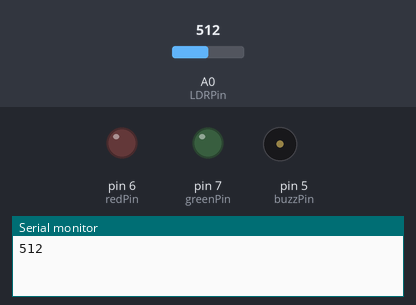
The sketch below on a simulated Arduino Uno, built with avr-gcc and run on an emulated ATmega328P. Shown: output pins drawn as LEDs (lit = HIGH), buzzer (waves = sounding, pin HIGH), the last lines printed to the serial monitor. Inputs (shaded band) come from the test bench; at power-on: A0 (LDRPin) = 512.

Above: at 0.12 s.
At 1.2 s:
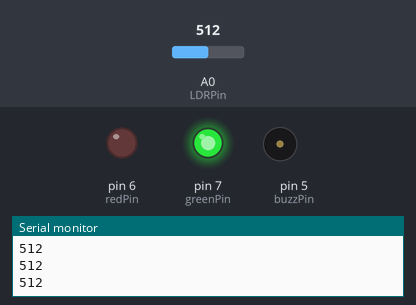
1.3 s: A0 (LDRPin) set to 159
2.9 s: A0 (LDRPin) set to 134
At 3.3 s:
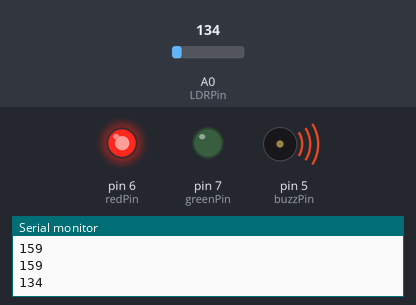
Timing chart, 0 to 11.9 s (numbered marks = the images above; inputs shaded):
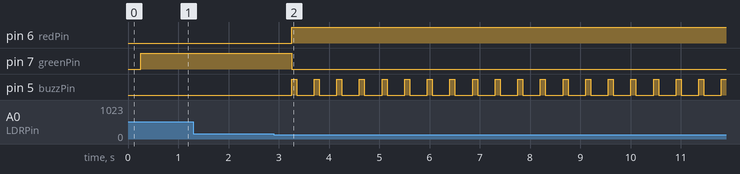

The sketch:

ldr_alert_system.ino
```cpp
// Variables
int LDRPin = A0;
int greenPin = 7;
int redPin = 6;
int buzzPin = 5;
int LDRVal;
int thresholdVal = 150;
int delayTime = 250;
int waitT = 100;

void setup() {
  // Setting pinMode for Pins:
  pinMode(LDRPin, INPUT);
  pinMode(greenPin, OUTPUT);
  pinMode(redPin, OUTPUT);
  pinMode(buzzPin, OUTPUT);
  // Starting serial monitor at 9600 broad rate:
  Serial.begin(9600);
}

void loop() {
  // reading LDR values using analogRead.
  LDRVal = analogRead(LDRPin);
  //printing values to get threshold value.
  Serial.println(LDRVal);
  delay(delayTime);

  // setting condition for surrounding lights on/off.
  // for onlight green LED glows and no buzzer sound.
  // for offlight red LED glows and buzzer start buzzing.
  if (LDRVal < thresholdVal) {
    digitalWrite(greenPin, LOW);
    digitalWrite(redPin, HIGH);
    digitalWrite(buzzPin, HIGH);
    delay(waitT);
    digitalWrite(buzzPin, LOW);
    delay(waitT);

  } else {
    digitalWrite(greenPin, HIGH);
    digitalWrite(redPin, LOW);
    digitalWrite(buzzPin, LOW);
  }
}
```

Measured:
- the behaviour switches between 150 and 149 on A0 (LDRPin) (found by bisection; images 1 and 2)
- after the input at 2.9 s, pin 6 (redPin): LOW → HIGH after 0.35 s; pin 7 (greenPin): HIGH → LOW after 0.35 s; pin 5 (buzzPin): alternates HIGH for 0.10 s and LOW for 0.35 s, starting after 0.35 s
